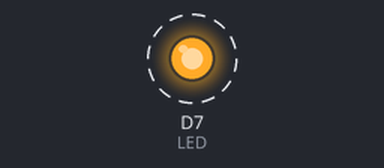
Bench run of a sketch on a simulated ESP8266 (NodeMCU). Parts: output pins drawn as LEDs (lit = HIGH). Dashed ring = blinking.

Above: at 0.2 s.
Timing chart, 0 to 3.0 s (numbered marks = the images above):
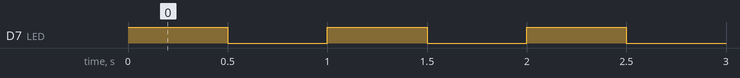

Measured:
- by itself, D7 (LED): alternates HIGH for 0.50 s and LOW for 0.50 s

The sketch:

blinky.ino
```cpp
/*
 * Project blinky
 * Description:
 * Author:
 * Date:
 */

#define LED         D7

int _delayTime = 500;

// setup() runs once, when the device is first turned on.
void setup() {
  // Put initialization like pinMode and begin functions here.
  pinMode(LED, OUTPUT);
}

// loop() runs over and over again, as quickly as it can execute.
void loop() {
  // The core of your code will likely live here.
  digitalWrite(LED, HIGH);
  delay(_delayTime);
  digitalWrite(LED, LOW);
  delay(_delayTime);
}
```
